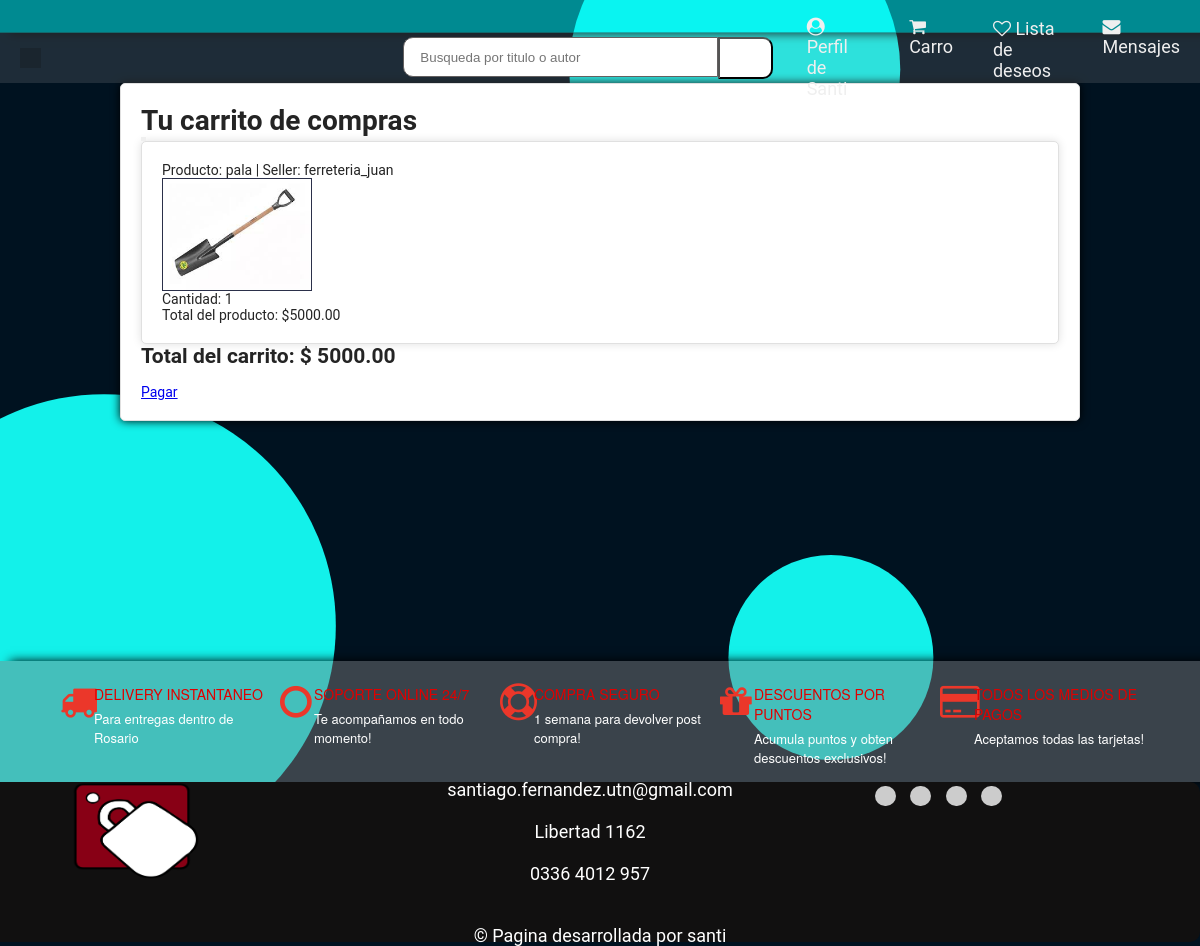
The page /cart/ (signed in) on the database as committed earlier.
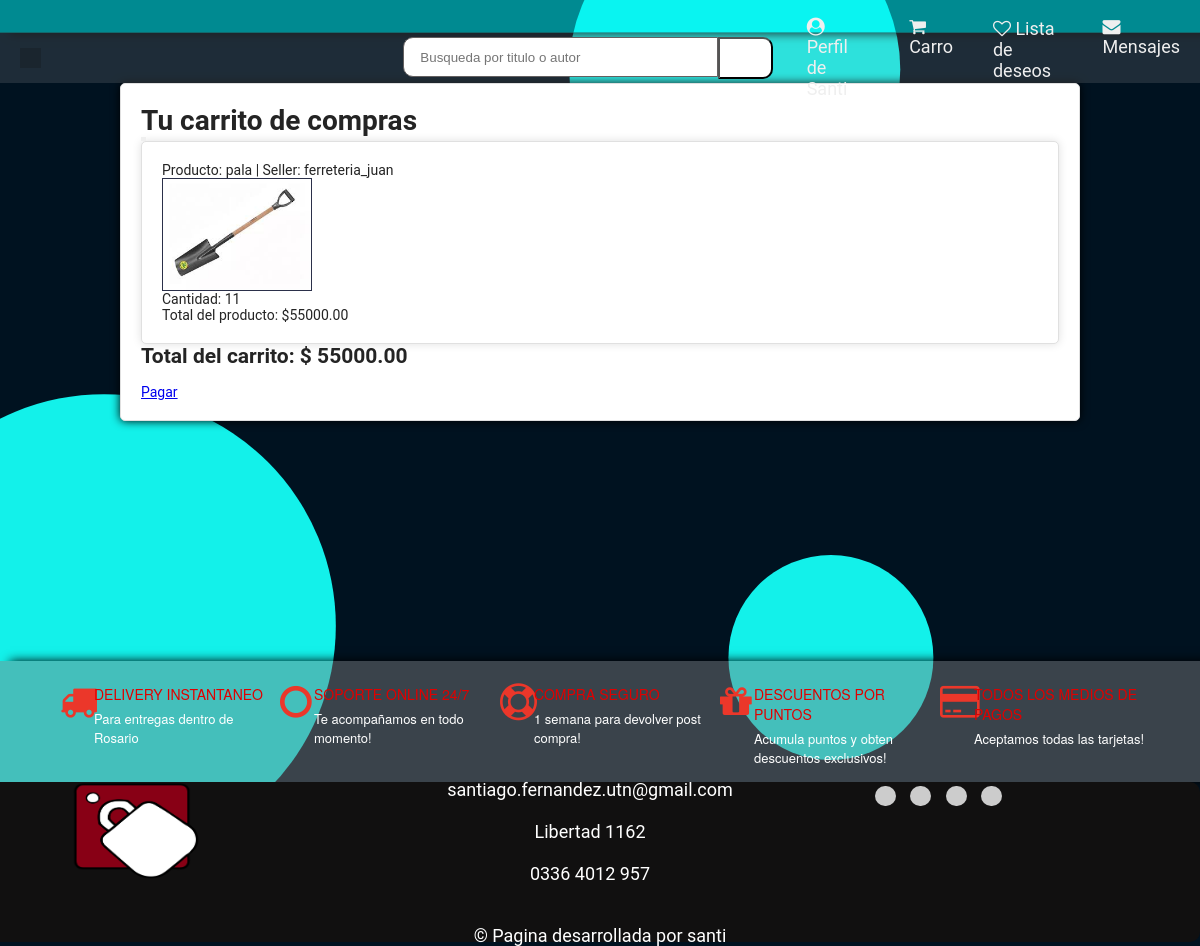
The same page on the database as committed later.
### clients/models.py (models this page shows)
class ClientModel(AbstractUser):
    cuit = models.CharField(max_length=11)
    business_line = models.CharField(choices=BusinessLineChoices.choices, max_length=128, default=BusinessLineChoices.OTROS.value)
    business_line_interes = models.CharField(choices=BusinessLineChoices.choices, max_length=128, default=BusinessLineChoices.OTROS.value)
    is_seller = models.BooleanField(default=False)
    is_buyer = models.BooleanField(default=True)
    state = models.CharField(max_length=128,blank = True, null = True)
    city = models.CharField(max_length=128,blank = True, null = True)
    postal_code = models.CharField(max_length = 4,blank = True, null = True)
    phone_number = models.CharField(max_length = 64)
    avatar = models.ImageField(upload_to="avatar", null = True, blank = True)

### cart/models.py (models this page shows, shortened)
class CartItem(models.Model):
    cart = models.ForeignKey(Cart, on_delete=models.CASCADE)
    product = models.ForeignKey(StockProduct, on_delete=models.CASCADE)
    quantity = models.PositiveIntegerField(default=1)
    @property
    def total_price(self):
        return self.quantity * self.product.price

class Cart(models.Model):
    user = models.ForeignKey(ClientModel, on_delete=models.CASCADE)
    created_at = models.DateTimeField(auto_now_add=True)
    update_at = models.DateTimeField(null=True)
    total_quantity = models.PositiveIntegerField(default=0)
    total_price = models.DecimalField(max_digits=10, decimal_places=2, default=0)

### stock/models.py (models this page shows)
class StockProduct(models.Model):
    user = models.ForeignKey(ClientModel,on_delete=models.CASCADE,limit_choices_to={'is_seller': True})#si se elimina un cliente, se eliminan los productos cargados por el
    business_line = models.CharField(choices=BusinessLineChoices.choices, max_length=128, default=BusinessLineChoices.OTROS.value)
    quantity_stock = models.PositiveIntegerField()
    price = models.DecimalField(max_digits=10, decimal_places=2)
    name_product = models.CharField(max_length=140)
    description = models.TextField(max_length=1200)
    imagen = models.ImageField(upload_to="productos", null = True)
    code_product = models.CharField(max_length=10,  primary_key=True)
    expiration = models.DateTimeField(null = True, default=None)
    class Meta:
        unique_together = ("user","code_product")#cualquier relacion entre cliente y codigo tiene que ser unica
    def __str__(self):
        return f"{self.name_product} | Seller:  {self.user} "

### cart/views.py (the view, shortened to what this page needs)
# urls.py: path('', CartView.as_view(), name='cart'),
class CartView(View):
    def __init__(self, **kwargs) -> None:
        self.template = loader.get_template("cart.html")
        super().__init__(**kwargs)
    def get(self, request):
        cart, _ = Cart.objects.get_or_create(user=request.user)
        context = {
            'cart': cart,
        }
        if request.GET.get("route")== "checkout":
            self.template = loader.get_template("checkout.html")
            context["form"] =  CheckoutForm #punto de teoria, como pasar un formulario como contexto
        return render(request, self.template.template.name, context)

### templates/cart.html (shortened to what this page needs)
{% extends "home.html" %}
{% block content %}
<div class="cart">
    <h1>Tu carrito de compras</h1>
    <form action="{% url 'cart' %}" method="POST">
        <button type="submit" name="clear_cart"></button>
    </form>
    {% for item in cart.cartitem_set.all %}
    <div class="cart-item">
    <p>Producto: {{ item.product }}</p>
    <img class="product-img" src="{{ item.product.imagen.url }}">
    <p>Cantidad: {{ item.quantity }}</p>
    <p>Total del producto: ${{ item.total_price }}</p>
    </div>
    {% endfor %}
    <h2>Total del carrito: $ {{ cart.total_price }}</h2>
    <br>
    <a href="?route=checkout" class="btn btn-primary">Pagar</a>
</div>
{% endblock %}

### templates/home.html (shortened to what this page needs)
<html>
  <head>
    {% load static %}
    <link rel="stylesheet" href="https://cdnjs.cloudflare.com/ajax/libs/font-awesome/4.7.0/css/font-awesome.min.css">
    <link rel="stylesheet" href="{% static 'css/home.css' %}" type="text/css" />
    <link rel="stylesheet" href="{% static 'css/user.css' %}" type="text/css" />
    <link rel="stylesheet" href="{% static 'css/cart.css' %}" type="text/css" />
    <link rel="stylesheet" href="{% static 'css/signup.css' %}" type="text/css" />
    <link rel="stylesheet" href="{% static 'css/publication.css' %}" type="text/css" />
    <link rel="stylesheet" href="{% static 'css/chat.css' %}" type="text/css" />
    <link rel="stylesheet" href="{% static 'css/payment.css' %}" type="text/css" />
    <link rel="stylesheet" href="{% static 'css/products.css' %}" type="text/css" />
    {% load humanize %}
  </head>
  <body>
    <div class="width-100 top-header">
      <div class="container-word">
        <div class="word-slide">
        </div>
      </div>
    </div>
    <div class="nav">
      <div class="nav-header">
        <div class="nav-title">
            <a href="/web/"><button type="button"class="icon-button-nav"id="python-button" data-lang="python">
              </button></a>
        </div>
      </div>
      <div class="width-50">
        <input class="search-textbox" type="text"
          Placeholder="Busqueda por titulo o autor">
        <button class="search-button">
        </button>
      </div>
      <div class="nav-links">
          {% if user.is_authenticated %}
            <a href="/user/"><i class="fa fa-user-circle" aria-hidden="true"></i> Perfil de {{ user.username |capfirst }}</a>
            <a href="{%url 'cart'%}"><i class="fa fa-shopping-cart" aria-hidden="true"></i> Carro
            </a>
            <a class="head1mr" href="#"><i class="fa fa-heart-o" aria-hidden="true"></i> Lista de deseos </a>
            <a href="{%url 'chat' %}"><i class="fa fa-envelope"></i> Mensajes</a>
          {% else %}
            <a href="/login/"><i class="fa fa-user-circle-o" aria-hidden="true"></i> Iniciar sesion </a>
          {% endif %}
      </div>
  </div>
    {% block content %}
    {% endblock content %}
    <div class="width-100 margin-top-50 feature-sect">
      <div class="container">
        <div class="width-20 featured-padding">
          <div class="featured-border">
            <div class="width-20 featured-content">
              <i class="fa fa-truck" aria-hidden="true"></i>
            </div>
            <div
              class="width-80 featured-content margin-top-8">
              <h4>Delivery Instantaneo</h4>
              <p>Para entregas dentro de Rosario</p>
            </div>
          </div>
        </div>
        <div class="width-20">
          <div class="featured-border">
            <div class="featured-bord">
              <div class="width-20 featured-content">
                <i class="fa fa-circle-o"
                  aria-hidden="true"></i>
              </div>
              <div
                class="width-80 featured-content margin-top-8">
                <h4>Soporte Online 24/7</h4>
                <p>Te acompañamos en todo momento! </p>
              </div>
            </div>
          </div>
        </div>
        <div class="width-20">
          <div class="featured-border">
            <div class="width-20 featured-content">
              <i class="fa fa-life-ring"
                aria-hidden="true"></i>
            </div>
            <div
              class="width-80 featured-content margin-top-8">
              <h4>Compra seguro</h4>
              <p>1 semana para devolver post compra!</p>
            </div>
          </div>
        </div>
        <div class="width-20">
          <div class="featured-border">
            <div class="width-20 featured-content">
              <i class="fa fa-gift" aria-hidden="true"></i>
            </div>
            <div
              class="width-80 featured-content margin-top-8">
              <h4>Descuentos por puntos</h4>
              <p>Acumula puntos y obten descuentos
                exclusivos!</p>
            </div>
          </div>
        </div>
        <div class="width-20">
          <div class="featured-border">
            <div class="width-20 featured-content">
              <i class="fa fa-credit-card"
                aria-hidden="true"></i>
            </div>
            <div
              class="width-80 featured-content margin-top-8">
              <h4>Todos los medios de pagos</h4>
              <p>Aceptamos todas las tarjetas!</p>
            </div>
          </div>
        </div>
      </div>
    </div>
    <footer class="footer">
      <div class="container">
        <div class="footer-content">
          <div class="footer-logo">
            <img src="{% static 'img/LOGOVECTORIZADOPNG.png' %}" class="logo-img" alt="[Logotipo]">
          </div>
          <div class="footer-links">
            <ul class="footer-menu">
              <li><a href="#">santiago.fernandez.utn@gmail.com</a></li><br><br>
              <li><a href="#">Libertad 1162</a></li><br><br>
              <li><a href="#">0336 4012 957</a></li><br><br>
            </ul>
          </div>
          <div class="footer-social">
            <ul class="social-icons">
              <li>
                <button type="button"
                  class="icon-button"
                  id="python-button" data-lang="python">
                  </button>
              </li>
              <li>
                <button type="button"
                  class="icon-button"
                  id="python-button" data-lang="python">
                  </button>
              </li>
              <li>
                <button type="button"
                  class="icon-button"
                  id="python-button" data-lang="python">
                  </button>
              </li>
              <li><button type="button"
                  class="icon-button"
                  id="python-button" data-lang="python">
                  </button>
              </li>
            </ul>
          </div>
        </div>
        <div class="footer-bottom">
          <p>&copy; Pagina desarrollada por santi</p>
        </div>
      </div>
    </footer>
  </body>
</html>

### static/css/home.css (style rules this page uses)
html, body { font-family: Roboto, sans-serif, arial; font-size: 14px; color: #242424; font-weight: 400; background-color: #06042000; background-image: url('../img/circle-scatter-haikei.svg'); background-attachment: fixed; background-size: cover; }
:root { --color1 : #00f8f886 ; --color2 : #ee7e4c ; --color3 : #83828272 ; --color4 : #111010 ; --color5 : #4c4949 ; }
html { -webkit-text-size-adjust: 100%; -ms-text-size-adjust: 100%; font-size: 10px; -webkit-tap-highlight-color: transparent }
* { margin: 0px; padding: 0px; -webkit-box-sizing: border-box; -moz-box-sizing: border-box; box-sizing: border-box; margin: 0; padding: 0; outline: 0 }
.container { width: 1150px; margin: 0px auto; display: table; }
.width-100 { width: 100%; float: left; background-color: var(--color3); box-shadow: #000000 10px 0px 10px; }
.width-50 { width: 50%; float: left; }
.width-80 { width: 80%; float: left; }
.width-20 { width: 20%; float: left; }
.word-slide { white-space: nowrap; overflow: hidden; }
.container-word { width: 100%; }
.top-header { background: var(--color1); padding: 8px 0px; border-bottom: 1px solid #3131315e; }
.search-textbox { padding-left: 16px; height: 40px; width: 80%; border: 1px solid #636060; border-radius: 10px 0px 0px 10px; float: left; }
.search-button { height: 42px; width: 55px; border-radius: 0px 10px 10px 0px; background: rgb(255, 255, 255); float: left; }
.logo-img { width: 160px; height: 100px; }
.product-img { max-width: 150px; max-height: 260px ; border: #2b304a 1px solid; }
.featured-content i { font-size: 37px; padding: 7px 0 0 10px; color: #eb372a; }
.featured-content h4 { color: #e00000; font-size: 14px; margin: 0 0 5px; text-transform: uppercase; font-weight: 500; font-family: "Helvetica Neue", "Helvetica", "Arial", "sans-serif"; }
.featured-content p { font-size: 13px; color: #ffffff; font-family: "Helvetica Neue", "Helvetica", "Arial", "sans-serif"; }
.margin-top-8 { margin-top: 8px; }
.featured-border { width: 100%; float: left; padding: 15px 0px; }
.footer { font-size: 18px; width: 100%; height: 20vh; background-color:var(--color4); color: #fff; padding: 30px 0; border-radius: 0px 10px 10px 0px; position: relative; display: flex; align-items: center; justify-content: center; position:relative; left:0px; bottom:0px; }
.container { width: 100%; margin: 0 auto; padding: 0 50px; }
.footer-content { display: grid; grid-template-columns: 25% 50% 25%; }
.footer-menu { list-style: none; padding: 0; margin: 0; text-align: center; }
.footer-menu li { display: inline-block; margin-right: 20px; }
.footer-menu a { color: #fff; text-decoration: none; }
.social-icons { list-style: none; padding: 0; margin: 0; }
.icon-button { background-color: #ccc; border: 1px; border-radius: 100px; border-color: rgb(7, 7, 7); padding: 10px; cursor: pointer; font-size: 10px; transition: background-color 0.5s ease; }
.icon-button-nav { background-color: #0b060629; border: 1px; border-color: rgb(7, 7, 7); padding: 10px; cursor: pointer; font-size: 10px; }
.social-icons li { display: inline-block; margin-right: 10px; }
.social-icons li:last-child { margin-right: 0; }
.footer-bottom { margin-top: 20px; text-align: center; }
.footer-bottom p { margin: 0; }
.nav { height: 50px; width: 100%; padding: 0 10px; display: flex; align-items: center; justify-content: space-between; background-color: #9d9d9d30; position: relative; }
.nav .nav-header { width: 50%; display: inline; }
.nav .nav-header .nav-title { display: inline-block; font-size: 22px; color: #fff; padding: 10px; }
.nav .nav-links { width: 50%; display: inline-flex; justify-content: flex-end; column-gap: 20px; font-size: 18px; border: none; border-radius: 0 0 10px 10px; }
.nav .nav-links a { display: inline-block; padding: 10px 10px; text-decoration: none; color: #efefef; }

### static/css/cart.css (style rules this page uses)
.cart { margin-bottom: 20%; margin-left: 10%; margin-right: 10%; padding: 20px; border: 1px solid #e0e0e0; border-radius: 5px; background-color: #fff; box-shadow: 0 0 10px #000000; }
.cart-item { padding: 20px; border: 1px solid #e0e0e0; border-radius: 5px; background-color: #fff; box-shadow: 0 0 10px #e0e0e0; }

Rows that differ between the two databases and show on the page:
changed CartItem "pala | Seller: ferreteria_juan": quantity "1" → "11"; total_price "5000.00" → "55000.00"
changed Cart: total_price "5000.00" → "55000.00"
